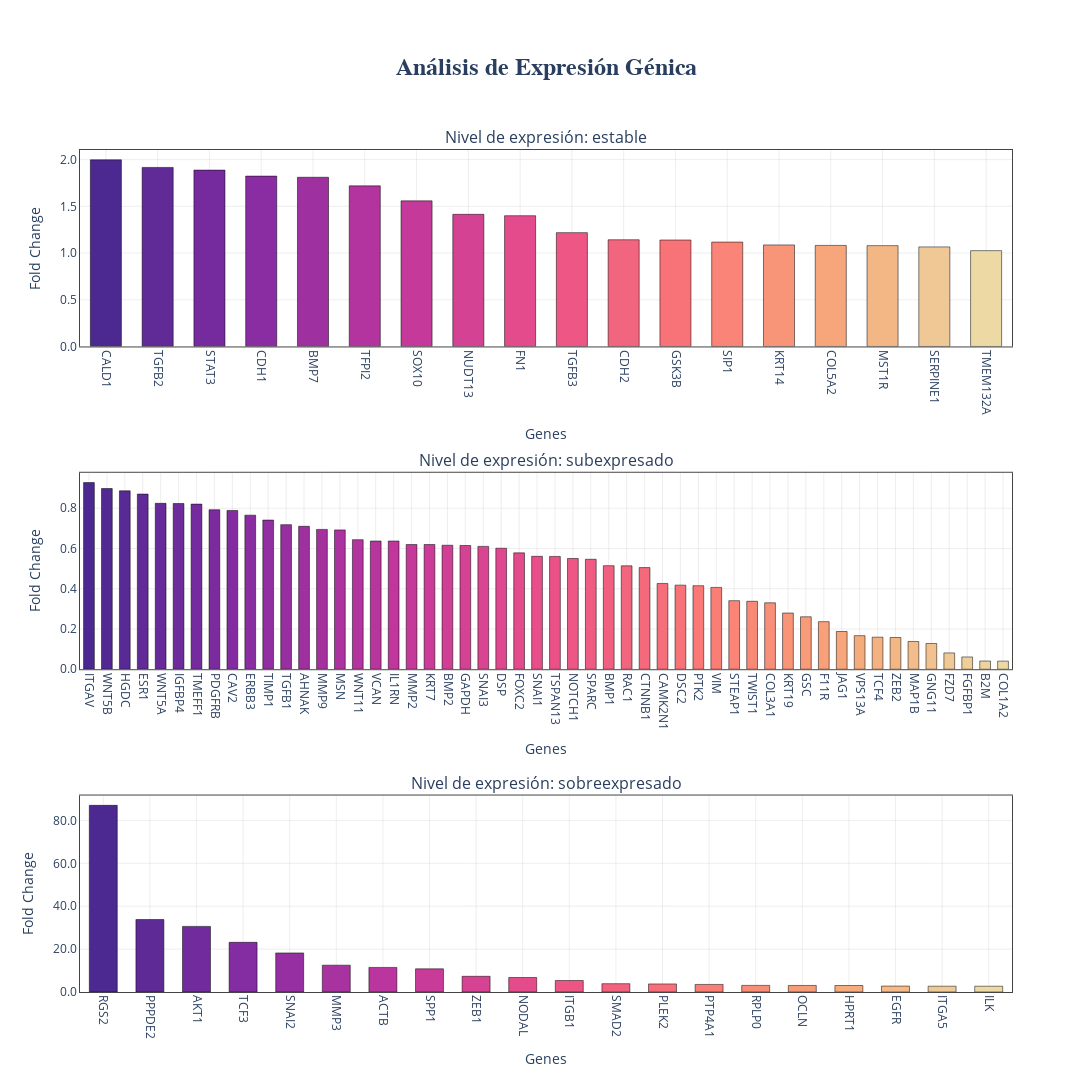

Here is the notebook cell this chart was saved with:
### Markdown cell above
### Visualización de fold change por nivel de expresión

> datos: listas de genes

Este código genera una visualización en subplots para cada nivel de expresión génica (**Subexpresado**, **Estable**, **Sobreexpresado**), mostrando el **Fold Change** de los genes en cada categoría.


**Uso*:
- Esta visualización es útil para comparar el `fold_change` de los genes en cada nivel de expresión y identificar patrones o valores atípicos.

### Code cell
import plotly.graph_objects as go
from plotly.subplots import make_subplots
from plotly.colors import sample_colorscale, qualitative


# Filtrar solo los niveles que existen en los datos
unique_levels = [level for level in orden_niveles if level in df_combined_expresion['nivel_expresion'].unique()]
num_levels = len(unique_levels)

# Crear figura con subplots
fig = make_subplots(
    rows=num_levels,
    cols=1,
    subplot_titles=[f'Nivel de expresión: {level}' for level in unique_levels],
    vertical_spacing=0.15,
    specs=[[{"secondary_y": False}] for _ in range(num_levels)]
)

# Configurar estilo común
axis_style = dict(
    showgrid=True,
    gridcolor='rgba(200,200,200,0.3)',
    linecolor='#444',
    mirror=True,
    zeroline=False
)

for i, level in enumerate(unique_levels, 1):
    # Filtrar y ordenar datos
    data_subset = df_combined_expresion[df_combined_expresion['nivel_expresion'] == level]
    data_subset = data_subset.sort_values('fold_change', ascending=False)

    if data_subset.empty:
        continue

    num_bars = len(data_subset)

    # Generar colores con escala secuencial de Plotly
    if num_bars > 1:
        colors = sample_colorscale('Agsunset', [n/(num_bars-1) for n in range(num_bars)])
    else:
        colors = [qualitative.Plotly[0]]  # Color base de Plotly

    # Crear gráfico de barras
    fig.add_trace(
        go.Bar(
            x=data_subset['target'],
            y=data_subset['fold_change'],
            marker=dict(
                color=colors,
                line=dict(color='rgba(0,0,0,0.5)', width=1)
            ),
            name=level,
            hovertemplate=(
                "<b>%{x}</b><br>"
                "Fold Change: %{y:.2f}<br>"
                "Nivel: %{fullData.name}"
                "<extra></extra>"
            )
        ),
        row=i,
        col=1
    )

    # Configurar escalas
    min_val = data_subset['fold_change'].min()
    max_val = data_subset['fold_change'].max()

    yaxis_config = dict(
        type='log' if (max_val / min_val > 100 and min_val > 0) else 'linear',
        title='Fold Change (log)' if (max_val / min_val > 100) else 'Fold Change',
        tickformat=".1f",
        **axis_style
    )

    fig.update_yaxes(yaxis_config, row=i, col=1)
    fig.update_xaxes(
        title='Genes',
        tickangle=90,
        categoryorder='total descending',
        **axis_style,
        row=i,
        col=1
    )

# Configuración global del layout
fig.update_layout(
    height=400 * num_levels + 200,
    width=1200,
    title=dict(
        text='<b>Análisis de Expresión Génica</b>',
        x=0.5,
        font=dict(size=24, family='Arial')
    ),
    plot_bgcolor='white',
    hoverlabel=dict(
        bgcolor='white',
        font_size=12,
        font_family="Arial"
    ),
    margin=dict(t=150, b=100),
    showlegend=False,
    bargap=0.4  # Espaciado entre barras
)

# Añadir anotación de crédito
fig.add_annotation(
    text="Visualización generada con Plotly",
    xref="paper",
    yref="paper",
    x=0.5,
    y=-0.15,
    showarrow=False,
    font=dict(color='#666', size=10)
)

fig.show()

guardar_grafico(fig, 'analisis_expresion_genica.png')

### Figure 1 — Plotly figure (JSON) as saved in the notebook; plotly's stock layout.template omitted (floating-point values rounded to 4 significant figures)
{"data": [{"hovertemplate": "<b>%{x}</b><br>Fold Change: %{y:.2f}<br>Nivel: %{fullData.name}<extra></extra>", "marker": {"color": ["rgb(75, 41, 145)", "rgb(96, 42, 151)", "rgb(117, 43, 157)", "rgb(138, 45, 162)", "rgb(158, 48, 160)", "rgb(179, 52, 158)", "rgb(197, 57, 155)", "rgb(212, 66, 147)", "rgb(227, 75, 140)", "rgb(237, 86, 133)", "rgb(242, 101, 126)", "rgb(248, 115, 120)", "rgb(249, 132, 119)", "rgb(248, 149, 120)", "rgb(246, 166, 122)", "rgb(243, 183, 134)", "rgb(240, 200, 149)", "rgb(237, 217, 163)"], "line": {"color": "rgba(0,0,0,0.5)", "width": 1}}, "name": "estable", "type": "bar", "x": ["CALD1", "TGFB2", "STAT3", "CDH1", "BMP7", "TFPI2", "SOX10", "NUDT13", "FN1", "TGFB3", "CDH2", "GSK3B", "SIP1", "KRT14", "COL5A2", "MST1R", "SERPINE1", "TMEM132A"], "xaxis": "x", "y": [1.998, 1.916, 1.888, 1.823, 1.811, 1.719, 1.558, 1.414, 1.399, 1.218, 1.142, 1.139, 1.117, 1.087, 1.082, 1.079, 1.066, 1.026], "yaxis": "y"}, {"hovertemplate": "<b>%{x}</b><br>Fold Change: %{y:.2f}<br>Nivel: %{fullData.name}<extra></extra>", "marker": {"color": ["rgb(75, 41, 145)", "rgb(82, 41, 147)", "rgb(89, 42, 149)", "rgb(96, 42, 151)", "rgb(103, 42, 153)", "rgb(110, 43, 155)", "rgb(117, 43, 157)", "rgb(124, 43, 159)", "rgb(131, 44, 161)", "rgb(138, 45, 162)", "rgb(145, 46, 161)", "rgb(152, 47, 161)", "rgb(158, 48, 160)", "rgb(165, 49, 159)", "rgb(172, 50, 159)", "rgb(179, 52, 158)", "rgb(185, 53, 158)", "rgb(192, 54, 157)", "rgb(197, 57, 155)", "rgb(202, 60, 152)", "rgb(207, 63, 150)", "rgb(212, 66, 147)", "rgb(217, 69, 145)", "rgb(222, 72, 142)", "rgb(227, 75, 140)", "rgb(232, 78, 137)", "rgb(235, 81, 135)", "rgb(237, 86, 133)", "rgb(239, 91, 131)", "rgb(241, 96, 129)", "rgb(242, 101, 126)", "rgb(244, 106, 124)", "rgb(246, 110, 122)", "rgb(248, 115, 120)", "rgb(250, 120, 118)", "rgb(250, 126, 118)", "rgb(249, 132, 119)", "rgb(249, 137, 119)", "rgb(248, 143, 120)", "rgb(248, 149, 120)", "rgb(247, 155, 121)", "rgb(247, 160, 121)", "rgb(246, 166, 122)", "rgb(245, 172, 124)", "rgb(244, 177, 129)", "rgb(243, 183, 134)", "rgb(242, 189, 139)", "rgb(241, 194, 144)", "rgb(240, 200, 149)", "rgb(239, 206, 153)", "rgb(238, 211, 158)", "rgb(237, 217, 163)"], "line": {"color": "rgba(0,0,0,0.5)", "width": 1}}, "name": "subexpresado", "type": "bar", "x": ["ITGAV", "WNT5B", "HGDC", "ESR1", "WNT5A", "IGFBP4", "TMEFF1", "PDGFRB", "CAV2", "ERBB3", "TIMP1", "TGFB1", "AHNAK", "MMP9", "MSN", "WNT11", "VCAN", "IL1RN", "MMP2", "KRT7", "BMP2", "GAPDH", "SNAI3", "DSP", "FOXC2", "SNAI1", "TSPAN13", "NOTCH1", "SPARC", "BMP1", "RAC1", "CTNNB1", "CAMK2N1", "DSC2", "PTK2", "VIM", "STEAP1", "TWIST1", "COL3A1", "KRT19", "GSC", "F11R", "JAG1", "VPS13A", "TCF4", "ZEB2", "MAP1B", "GNG11", "FZD7", "FGFBP1", "B2M", "COL1A2"], "xaxis": "x2", "y": [0.9276, 0.8981, 0.8867, 0.8705, 0.8245, 0.8235, 0.8207, 0.7927, 0.7891, 0.7657, 0.7413, 0.7186, 0.7103, 0.6949, 0.6925, 0.6439, 0.6372, 0.6372, 0.6198, 0.6198, 0.6162, 0.6148, 0.6106, 0.6015, 0.5783, 0.5612, 0.5605, 0.5503, 0.5465, 0.5146, 0.514, 0.5052, 0.4263, 0.418, 0.4151, 0.4066, 0.3407, 0.3376, 0.3302, 0.2793, 0.2606, 0.2365, 0.1875, 0.1668, 0.1593, 0.1577, 0.1379, 0.1279, 0.08114, 0.061, 0.04076, 0.04024], "yaxis": "y2"}, {"hovertemplate": "<b>%{x}</b><br>Fold Change: %{y:.2f}<br>Nivel: %{fullData.name}<extra></extra>", "marker": {"color": ["rgb(75, 41, 145)", "rgb(94, 42, 150)", "rgb(113, 43, 156)", "rgb(132, 44, 161)", "rgb(150, 47, 161)", "rgb(168, 50, 159)", "rgb(186, 53, 158)", "rgb(201, 59, 153)", "rgb(214, 67, 146)", "rgb(227, 75, 139)", "rgb(237, 85, 133)", "rgb(242, 98, 127)", "rgb(247, 111, 122)", "rgb(250, 125, 118)", "rgb(248, 141, 120)", "rgb(247, 156, 121)", "rgb(246, 172, 124)", "rgb(243, 187, 137)", "rgb(240, 202, 150)", "rgb(237, 217, 163)"], "line": {"color": "rgba(0,0,0,0.5)", "width": 1}}, "name": "sobreexpresado", "type": "bar", "x": ["RGS2", "PPPDE2", "AKT1", "TCF3", "SNAI2", "MMP3", "ACTB", "SPP1", "ZEB1", "NODAL", "ITGB1", "SMAD2", "PLEK2", "PTP4A1", "RPLP0", "OCLN", "HPRT1", "EGFR", "ITGA5", "ILK"], "xaxis": "x3", "y": [87.02, 33.78, 30.59, 23.15, 18.21, 12.51, 11.46, 10.8, 7.318, 6.766, 5.351, 3.881, 3.762, 3.535, 3.077, 3.045, 3.024, 2.76, 2.704, 2.691], "yaxis": "y3"}], "layout": {"annotations": [{"font": {"size": 16}, "showarrow": false, "text": "Nivel de expresión: estable", "x": 0.5, "xanchor": "center", "xref": "paper", "y": 1.0, "yanchor": "bottom", "yref": "paper"}, {"font": {"size": 16}, "showarrow": false, "text": "Nivel de expresión: subexpresado", "x": 0.5, "xanchor": "center", "xref": "paper", "y": 0.6167, "yanchor": "bottom", "yref": "paper"}, {"font": {"size": 16}, "showarrow": false, "text": "Nivel de expresión: sobreexpresado", "x": 0.5, "xanchor": "center", "xref": "paper", "y": 0.2333, "yanchor": "bottom", "yref": "paper"}, {"font": {"color": "#666", "size": 10}, "showarrow": false, "text": "Visualización generada con Plotly", "x": 0.5, "xref": "paper", "y": -0.15, "yref": "paper"}], "bargap": 0.4, "height": 1400, "hoverlabel": {"bgcolor": "white", "font": {"family": "Arial", "size": 12}}, "margin": {"b": 100, "t": 150}, "plot_bgcolor": "white", "showlegend": false, "title": {"font": {"family": "Arial", "size": 24}, "text": "<b>Análisis de Expresión Génica</b>", "x": 0.5}, "width": 1200, "xaxis": {"anchor": "y", "categoryorder": "total descending", "domain": [0, 1], "gridcolor": "rgba(200,200,200,0.3)", "linecolor": "#444", "mirror": true, "showgrid": true, "tickangle": 90, "title": {"text": "Genes"}, "zeroline": false}, "xaxis2": {"anchor": "y2", "categoryorder": "total descending", "domain": [0, 1], "gridcolor": "rgba(200,200,200,0.3)", "linecolor": "#444", "mirror": true, "showgrid": true, "tickangle": 90, "title": {"text": "Genes"}, "zeroline": false}, "xaxis3": {"anchor": "y3", "categoryorder": "total descending", "domain": [0, 1], "gridcolor": "rgba(200,200,200,0.3)", "linecolor": "#444", "mirror": true, "showgrid": true, "tickangle": 90, "title": {"text": "Genes"}, "zeroline": false}, "yaxis": {"anchor": "x", "domain": [0.7667, 1.0], "gridcolor": "rgba(200,200,200,0.3)", "linecolor": "#444", "mirror": true, "showgrid": true, "tickformat": ".1f", "title": {"text": "Fold Change"}, "type": "linear", "zeroline": false}, "yaxis2": {"anchor": "x2", "domain": [0.3833, 0.6167], "gridcolor": "rgba(200,200,200,0.3)", "linecolor": "#444", "mirror": true, "showgrid": true, "tickformat": ".1f", "title": {"text": "Fold Change"}, "type": "linear", "zeroline": false}, "yaxis3": {"anchor": "x3", "domain": [0, 0.2333], "gridcolor": "rgba(200,200,200,0.3)", "linecolor": "#444", "mirror": true, "showgrid": true, "tickformat": ".1f", "title": {"text": "Fold Change"}, "type": "linear", "zeroline": false}}}
